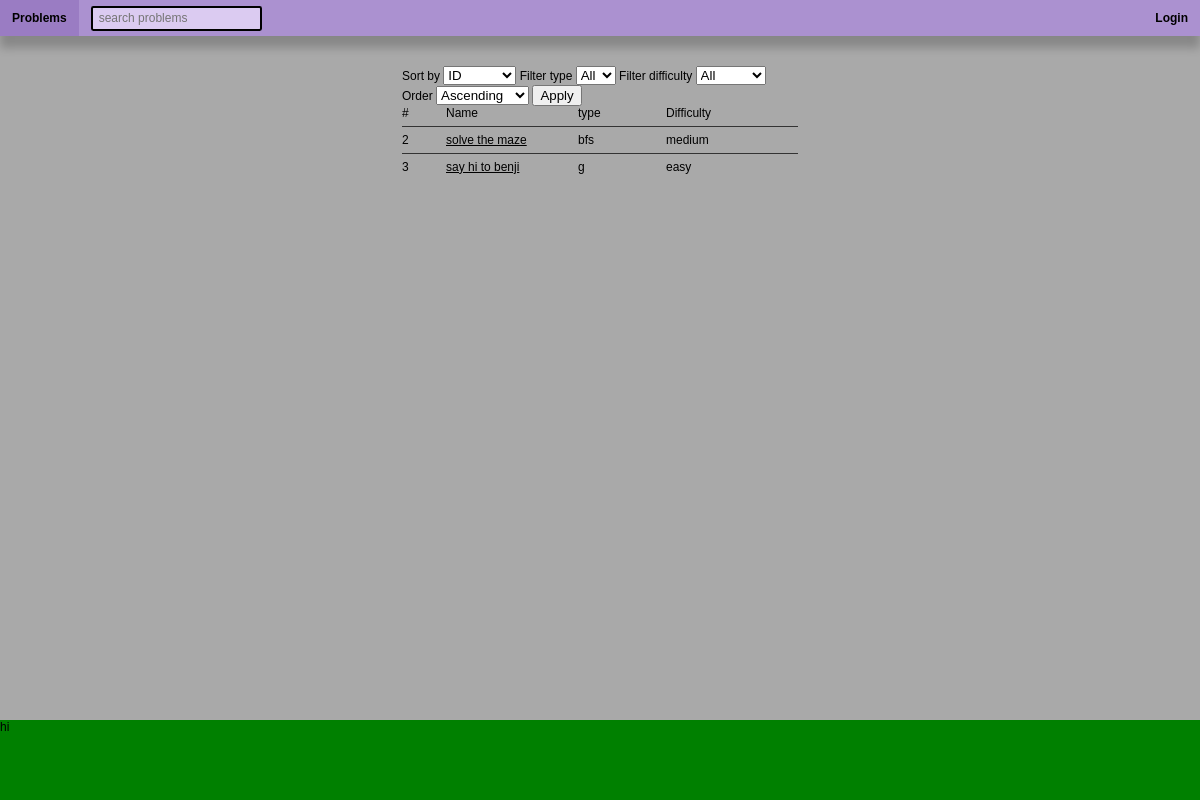
The app's page /problem_list, older data.
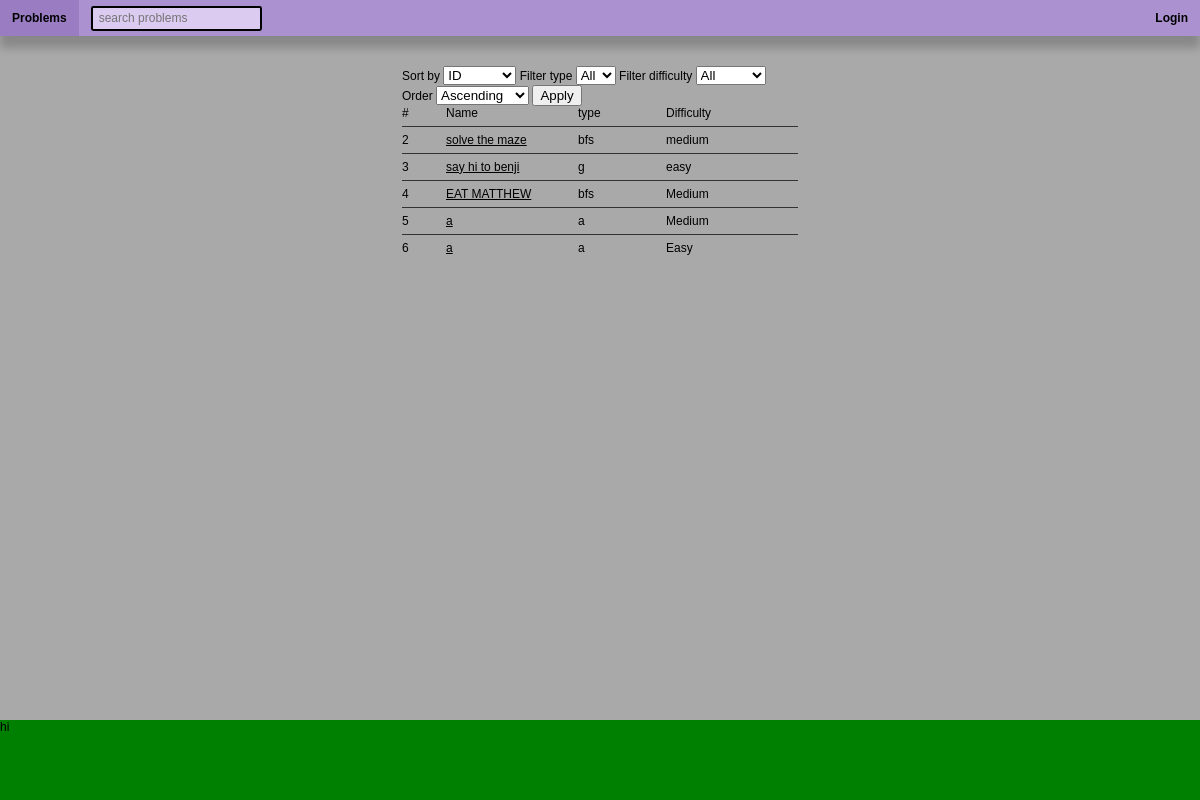
The same page, newer data.
### app.py (models this page shows)
class Base(DeclarativeBase):
    pass

class Problem(Base):
    __tablename__ = "Problem"
    problem_id: Mapped[int] = mapped_column(primary_key=True)
    description: Mapped[str] = mapped_column(String)
    function_name: Mapped[str] = mapped_column(String)
    function_args: Mapped[str] = mapped_column(String)
    type: Mapped[str] = mapped_column(String)
    problem_name: Mapped[str] = mapped_column(String)
    difficulty: Mapped[str] = mapped_column(String)
    user_problems: Mapped[list["User_Problem"]] = relationship("User_Problem", back_populates="problem")
    tests: Mapped[List["Test"]] = relationship("Test", back_populates="problem")
    problem_tags: Mapped[List["Problem_Tag"]] = relationship("Problem_Tag", back_populates="problem")

### app.py (the view)
@app.route('/problem_list', methods=["GET", "POST"])
def problem_list():
    with Session(engine) as session:
        q = select(Problem.type).distinct().order_by(Problem.type)
        problem_types = session.scalars(q).all()
        q = select(Problem.difficulty).distinct().order_by(Problem.difficulty)
        difficulties = session.scalars(q).all()
        form = ProblemListForm(request.args)
        form.filter_type.choices += [(t, t) for t in problem_types]
        form.filter_difficulty.choices += [(d, d) for d in difficulties]
        sort_by = form.sort_by.data or 'problem_id'
        order = form.order.data or 'asc'
        filter_type = form.filter_type.data or 'all'
        filter_difficulty = form.filter_difficulty.data or 'all'
        sort_columns = {'problem_id': Problem.problem_id, 'name': Problem.problem_name, 'type': Problem.type, 'difficulty': Problem.difficulty}
        sort_column = sort_columns[sort_by]
        q = select(Problem)
        if filter_type != 'all':
            q = q.where(Problem.type == filter_type)
        if filter_difficulty != 'all':
            q = q.where(Problem.difficulty == filter_difficulty)
        if order == 'desc':
            q = q.order_by(sort_column.desc())
        else:
            q = q.order_by(sort_column.asc())
        temp_problems = session.scalars(q).all()
        problems = [{'problem_id': i.problem_id, 'name': i.problem_name, 'difficulty': i.difficulty, 'type': i.type} for i in temp_problems]
    return render_template("problem_list.html", problems=problems, form=form)

### app.py
class ProblemListForm(Form):
    sort_by = SelectField('Sort by', choices=[('problem_id', 'ID'), ('name', 'Name'), ('type', 'Type'), ('difficulty', 'Difficulty')])
    order = SelectField('Order', choices=[('asc', 'Ascending'), ('desc', 'Descending')])
    filter_type = SelectField('Filter type', choices=[('all', 'All')])
    filter_difficulty = SelectField('Filter difficulty', choices=[('all', 'All')])
    submit = SubmitField('Apply')

### templates/problem_list.html (shortened to what this page needs)
{% extends "layout.html" %} {% block content %}
<div class="problem-list">
    <form class="problem-list-sort-form" method="POST" action="{{ url_for('problem_list') }}">
        <label for="sort_by">{{ form.sort_by.label.text }}</label>
        {{ form.sort_by(class_='form-control') }}
        <label for="filter_type">{{ form.filter_type.label.text }}</label>
        {{ form.filter_type(class_='form-control') }}
        <label for="filter_difficulty">{{ form.filter_difficulty.label.text }}</label>
        {{ form.filter_difficulty(class_='form-control') }}
        <label for="order">{{ form.order.label.text }}</label>
        {{ form.order(class_='form-control') }}
        {{ form.submit(class_='button') }}
    </form>
    <div class="problem-list-column-names">
        <div>#</div>
        <div>Name</div>
        <div>type</div>
        <div>Difficulty</div>
    </div>
    {% for problem in problems %}
    <div class="problem-list-columns">
        <div class="problem-list-column-container">{{ problem["problem_id"] }}</div>
        <div class="problem-list-column-container">
            <a class="problem-link" href="/problem/{{ problem['problem_id'] }}">{{ problem["name"] }}</a>
        </div>
        <div class="problem-list-column-container">{{ problem["type"] }}</div>
        <div class="problem-list-column-container">{{ problem["difficulty"] }}</div>
    </div>
    {% endfor %}
</div>
{% endblock %}

### templates/layout.html (shortened to what this page needs)
<!DOCTYPE html>
<html lang="en">
  <head>
    <link rel="stylesheet" href="/static/css/style.css" />
  </head>
  <body>
    <nav>{% include "navbar.html" %}</nav>
    <main>{% block content %}{% endblock %}</main>
    <footer>{% include "footer.html" %}</footer>
  </body>
</html>

### templates/navbar.html
<div class="navbar">
    <div class="left-navbar navbar-section">
        <a class="navbar-item" href="/">
            Problems
        </a>
        <form
        class="nav-bar-search-form"
        action="/process_problem_search"
        method="POST"
        >
        <input
            class="nav-bar-search"
            name="searchs"
            id="searchs"
            placeholder="search problems"
        />
        </form>
    </div>
    <div class="right-navbar navbar-section">
        {% if current_user.is_authenticated %}
        <div>
            {{current_user.name}}
        </div>
        {% if current_user.role == 'admin' %}
        <a class="navbar-item" href="/add_problem">
            Add Problem
        </a>
        {% endif %}
        <form action="/logout">
            <button class="navbar-item" type="submit">logout</button>
        </form>
        {% else %}
        <a class="navbar-item" href="/login">
            Login
        </a>
        {% endif %}
    </div>
</div>

### templates/footer.html
<div class="footer">
    <div>hi</div>
</div>

### static/css/style.css (style rules this page uses)
body { min-height: 100vh; display: flex; flex-direction: column; font-family: 'Alfa Slab One', serif; width: 100vw; padding: 0; margin: 0; font-family: sans-serif; background-color: #e7e7e7; font-size: 1vw; text-decoration-color: black; }
a { margin: 0; padding: 0; text-decoration: none; color: black; }
main { flex: 1; }
body { min-height: 100vh; display: flex; flex-direction: column; font-family: 'Alfa Slab One', serif; width: 100vw; padding: 0; margin: 0; font-family: sans-serif; background-color: darkgray; font-size: 1vw; text-decoration-color: black; }
main { min-height: 80vh; }
.navbar { height: 10vh; background-color: aqua; }
.footer { height: 10vh; background-color: green; }
.problem-list { width: 33%; justify-self: center; }
.problem-list-column-names { text-align: left; display: grid; grid-template-columns: minmax(0, 0.5fr) minmax(0, 1.5fr) minmax(0, 1fr) minmax(0, 0.75fr) minmax(0, 0.75fr); }
.problem-list-column-container { display: inline-block; overflow-x: hidden; max-width: 100%; }
.problem-list-columns { text-align: left; display: grid; grid-template-columns: minmax(0, 0.5fr) minmax(0, 1.5fr) minmax(0, 1fr) minmax(0, 0.75fr) minmax(0, 0.75fr); }
.problem-link { display: inline-block; text-decoration: underline; }
.navbar { box-shadow: 0em 1em 0.75em rgba(0, 0, 0, 0.2); width: 100vw; display: flex; justify-content: space-between; align-items: center; background-color: #ab91d0; margin-bottom: 2.5vw; height: 3em; }
.navbar-section { height: 100%; display: grid; grid-template-columns: repeat(5, max-content); }
.navbar-item { font-weight: bold; font-size: 1em; background-color: #ab91d0; border: none; display: flex; align-items: center; padding: 0 1vw 0 1vw; height: 100%; }
.nav-bar-search-form { padding: 0 1vw 0 1vw; display: flex; align-items: center; }
.nav-bar-search { font-size: 1em; max-width: 100%; height: 25%; padding: 0.5em; background-color: #dbcbf1; border: solid 0.2em black; border-radius: 0.2em; }

Row changes from the older to the newer data that the page shows:
added Problem: problem_id "4", name "EAT MATTHEW", type "bfs", difficulty "Medium"
added Problem: problem_id "5", name "a", type "a", difficulty "Medium"
added Problem: problem_id "6", name "a", type "a", difficulty "Easy"
